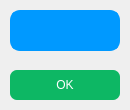
<?xml version="1.0" encoding="UTF-8"?>
<ui version="4.0">
 <class>BlankPopup</class>
 <widget class="QDialog" name="BlankPopup">
  <property name="geometry">
   <rect>
    <x>0</x>
    <y>0</y>
    <width>130</width>
    <height>110</height>
   </rect>
  </property>
  <property name="windowTitle">
   <string>Dialog</string>
  </property>
  <property name="styleSheet">
   <string notr="true">QPushButton {
	color: rgb(255, 255, 255);
	font: 700 13pt &quot;Segoe UI&quot;;
	background-color: rgb(13, 183, 100); /*light green*/
	/*border-color: rgb(13, 186, 255); /*light blue*/
	border-radius: 7px;
}

QPushButton:hover {
	background-color: rgb(6, 165, 75); /*darkish green*/
}

QPushButton:pressed {
	background-color:  rgb(15, 121, 63); /*dark green*/
}

QGraphicsView {
	border: 3px solid white;
	border-radius:10px;
}

QListWidget {
	border: 3px solid white;
	border-radius:10px;
}

QLineEdit {
	color: rgb(255, 255, 255);
	font: 700 13pt &quot;Segoe UI&quot;;
	background-color: rgb(0, 153, 255); /*light blue*/
	border: 3px solid rgb(0, 153, 255); /*light blue*/
	border-radius:10px;
}</string>
  </property>
  <widget class="QLineEdit" name="lineEdit">
   <property name="geometry">
    <rect>
     <x>10</x>
     <y>10</y>
     <width>110</width>
     <height>41</height>
    </rect>
   </property>
  </widget>
  <widget class="QPushButton" name="pushButton">
   <property name="geometry">
    <rect>
     <x>10</x>
     <y>70</y>
     <width>110</width>
     <height>30</height>
    </rect>
   </property>
   <property name="text">
    <string>OK</string>
   </property>
  </widget>
 </widget>
 <resources/>
 <connections/>
</ui>
